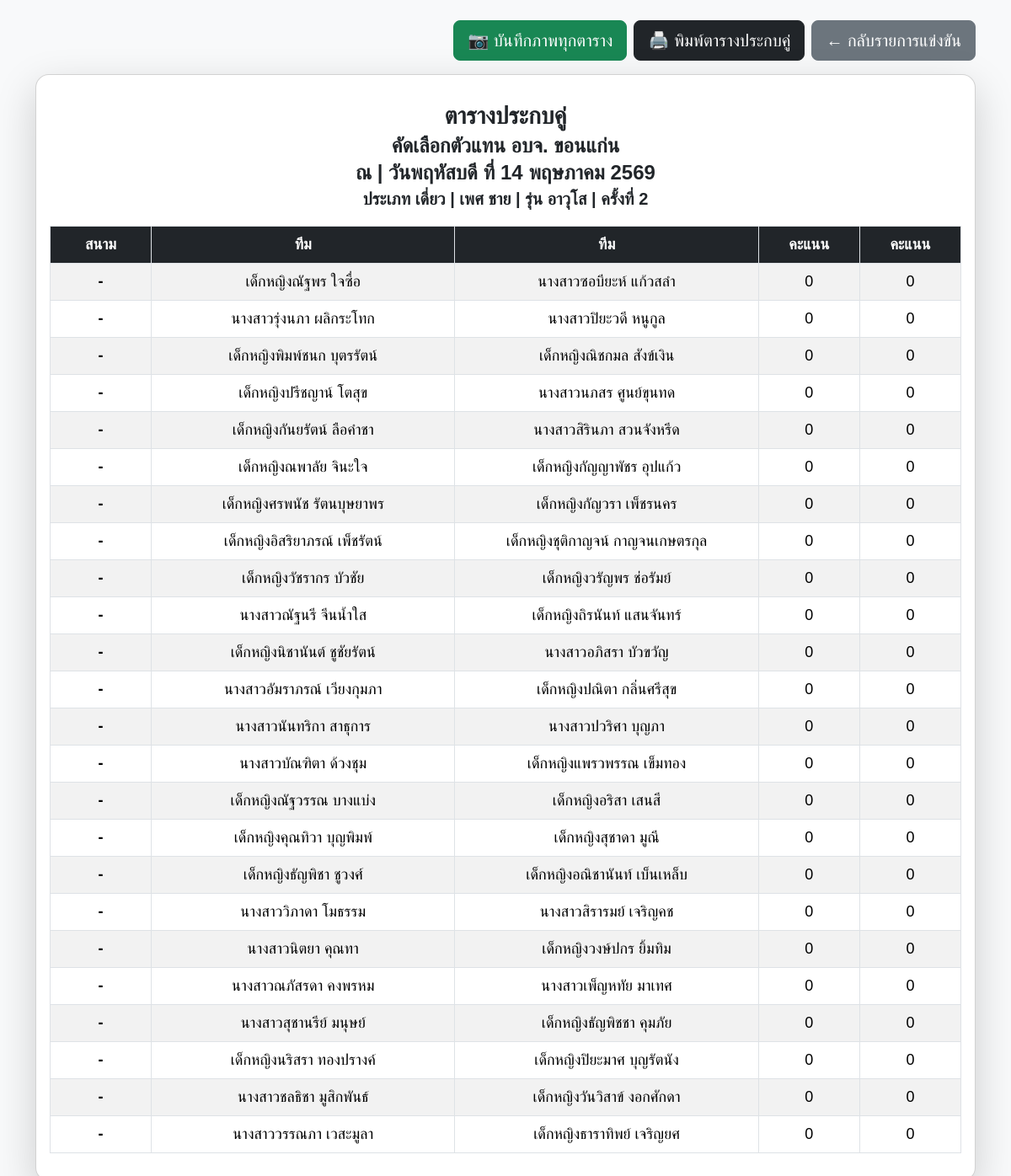
The app's page /match/event/1/match_pairs?round=2, older data.
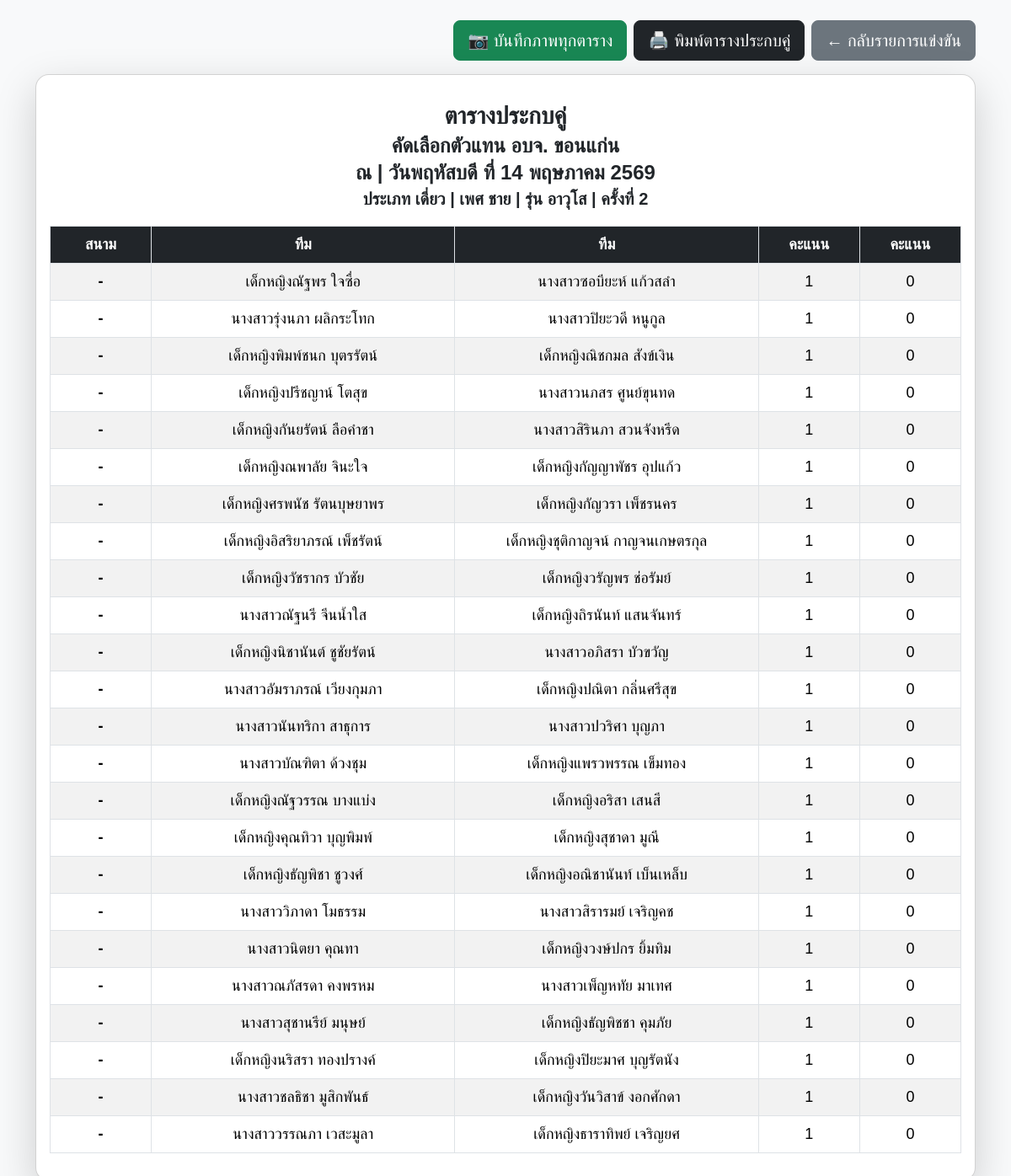
The same page, newer data.
### models.py (models this page shows)
class Event(db.Model):
    __tablename__ = "events"
    id = db.Column(db.Integer, primary_key=True)
    name = db.Column(db.String(100), nullable=False)
    location = db.Column(db.String(100))
    category = db.Column(db.String(50))
    sex = db.Column(db.String(50))
    age_group = db.Column(db.String(50))
    rounds = db.Column(db.Integer)
    current_round = db.Column(db.Integer, default=1)
    date = db.Column(db.Date, nullable=True)
    auto_field_enabled = db.Column(db.Boolean, default=False)
    field_prefix = db.Column(db.String(10), default='')  # เช่น 'A', ''
    field_start = db.Column(db.Integer, default=1)
    field_max = db.Column(db.Integer, default=16)
    field_exclude = db.Column(db.String, default='')  # เช่น '3,7,11
    logo_filename = db.Column(db.Text)  # เก็บเป็น JSON list
    created_at = db.Column(db.DateTime, server_default=text('CURRENT_TIMESTAMP'), nullable=True)
    creator_id = db.Column(db.Integer, db.ForeignKey("users.id"), nullable=False)
    teams = db.relationship("Team", backref="event", cascade="all, delete-orphan", lazy=True)
    matches = db.relationship("Match", backref="event", cascade="all, delete-orphan", lazy=True)

class Match(db.Model):
    __tablename__ = "matches"
    id = db.Column(db.Integer, primary_key=True)
    event_id = db.Column(db.Integer, db.ForeignKey("events.id"), nullable=False)
    round = db.Column(db.Integer, nullable=False)
    team1_id = db.Column(db.Integer, db.ForeignKey("teams.id"), nullable=False)
    team2_id = db.Column(db.Integer, db.ForeignKey("teams.id"), nullable=True)  # None = Bye
    team1_score = db.Column(db.Integer, default=0)
    team2_score = db.Column(db.Integer, default=0)
    pending_team1_score = db.Column(db.Integer, nullable=True)
    pending_team2_score = db.Column(db.Integer, nullable=True)
    pending_is_submitted = db.Column(db.Boolean, default=False, nullable=False)
    pending_submitted_by_id = db.Column(db.Integer, db.ForeignKey("users.id"), nullable=True)
    pending_submitted_at = db.Column(db.DateTime, nullable=True)
    team1_signature = db.Column(db.Text, nullable=True)
    team2_signature = db.Column(db.Text, nullable=True)
    scorer_signature = db.Column(db.Text, nullable=True)
    score_ends = db.Column(db.Text, nullable=True)
    scorecard_token = db.Column(db.String(80), unique=True, nullable=True, index=True)
    is_locked = db.Column(db.Boolean, default=False)
    field = db.Column(db.Integer, nullable=True)
    team1 = db.relationship("Team", foreign_keys=[team1_id], backref="matches_as_team1")
    team2 = db.relationship("Team", foreign_keys=[team2_id], backref="matches_as_team2")
    pending_submitted_by = db.relationship("User", foreign_keys=[pending_submitted_by_id])
    is_manual = db.Column(db.Boolean, default=True)  # เพื่อแยกจากการจับอัตโนมัติ

class Team(db.Model):
    __tablename__ = "teams"
    id = db.Column(db.Integer, primary_key=True)
    name = db.Column(db.String(100), nullable=False)
    event_id = db.Column(db.Integer, db.ForeignKey("events.id"), nullable=False)

### app.py (the view)
@app.route('/match/event/<int:event_id>/match_pairs')
def match_pairs(event_id):
    event = Event.query.get_or_404(event_id)
    selected_round = request.args.get('round', None, type=int)
    try:
        event.logo_list = json.loads(event.logo_filename) if event.logo_filename else []
    except Exception:
        event.logo_list = []
    if not selected_round:
        latest_match = db.session.query(Match.round)\
            .filter_by(event_id=event_id)\
            .order_by(Match.round.desc())\
            .first()
        selected_round = latest_match.round if latest_match else None
    query = Match.query.filter_by(event_id=event_id)
    if selected_round:
        query = query.filter_by(round=selected_round)
    matches = query.order_by(Match.field.asc()).all()
    teams = {team.id: team.name for team in Team.query.filter_by(event_id=event_id).all()}
    matches_by_round = defaultdict(list)
    for m in matches:
        matches_by_round[m.round].append(m)
    return render_template(
        'match_pairs.html',
        event=event,
        matches=matches,
        matches_by_round=matches_by_round,
        teams=teams,
        selected_round=selected_round
    )

### app.py (called while the page is built)
def get_current_lang():
    lang = request.args.get("lang") or session.get("lang") or "th"
    if lang not in SUPPORTED_LANGS:
        lang = "th"
    session["lang"] = lang
    return lang

@app.context_processor
def inject_i18n():
    lang = get_current_lang()
    return {
        "current_lang": lang,
        "supported_langs": SUPPORTED_LANGS,
        "text_translations": TEXT_TRANSLATIONS,
        "t": lambda key: translate(key, lang),
    }

def thai_date_full(dt):
    days = ['วันจันทร์', 'วันอังคาร', 'วันพุธ', 'วันพฤหัสบดี', 'วันศุกร์', 'วันเสาร์', 'วันอาทิตย์']
    months = ['มกราคม', 'กุมภาพันธ์', 'มีนาคม', 'เมษายน', 'พฤษภาคม', 'มิถุนายน',
              'กรกฎาคม', 'สิงหาคม', 'กันยายน', 'ตุลาคม', 'พฤศจิกายน', 'ธันวาคม']
    day_name = days[dt.weekday()]  # weekday() จันทร์=0
    day = dt.day
    month_name = months[dt.month - 1]
    year = dt.year + 543  # ปี พ.ศ.
    return f"{day_name} ที่ {day} {month_name} {year}"

### templates/match_pairs.html (shortened to what this page needs)
<!DOCTYPE html>
<html lang="th">
<head>
  <link href="https://cdn.jsdelivr.net/npm/bootstrap@5.3.2/dist/css/bootstrap.min.css" rel="stylesheet" />
</head>
<body>
  <div class="container py-4">
    <div class="d-flex justify-content-end align-items-center gap-2 mb-3 no-print flex-wrap">
  <button class="btn btn-success btn-lg" onclick="saveFullPageImage()">
    📷 บันทึกภาพทุกตาราง
  </button>
  <button class="btn btn-dark btn-lg" onclick="window.print()">
    🖨️ พิมพ์ตารางประกบคู่
  </button>
  <a href="{{ url_for('event_detail', event_id=event.id) }}" class="btn btn-secondary btn-lg">
    ← กลับรายการแข่งขัน
  </a>
</div>
    {% for round_number, matches in matches_by_round.items() %}
    <div class="card shadow-lg rounded-4 mb-0 margin-top: -0.25rem !important">
      <div class="card-body">
        <div class="table-responsive">
          <table class="table table-striped print-table align-middle">
            <thead class="text-center table-dark">
              <tr>
                <th colspan="5" class="bg-white text-dark text-center border-0 p-3">
                  <h3 class="fw-bold mb-1">ตารางประกบคู่</h3>
                  <h4 class="fw-bold mb-1">{{ event.name }}</h4>
                  <h4 class="fw-bold mb-1">ณ {{ event.location }} | {{ thai_date_full(event.date) }}</h5>
                    <h5 class="fw-bold mb-1"> ประเภท {{ event.category }} | เพศ {{ event.sex }} | รุ่น {{ event.age_group }} | ครั้งที่ {{
                      round_number }}</h5>
                </th>
              </tr>
              <tr>
                <th style="width: 10%">สนาม</th>
                <th style="width: 30%">ทีม</th>
                <th style="width: 30%">ทีม</th>
                <th style="width: 10%">คะแนน</th>
                <th style="width: 10%">คะแนน</th>
              </tr>
            </thead>
            <tbody>
              {% for match in matches %}
              <tr class="text-center">
                <td class="text-center fw-bold">{{ match.field or '-' }}</td>
                <td>{{ teams.get(match.team1_id, 'BYE') }}</td>
                <td>{{ teams.get(match.team2_id, 'BYE') }}</td>
                <td class="text-center">{{ match.team1_score if match.team1_score is not none else '-' }}</td>
                <td class="text-center">{{ match.team2_score if match.team2_score is not none else '-' }}</td>
              </tr>
              {% else %}
              <tr>
                <td colspan="5" class="text-center text-muted">ยังไม่มีข้อมูลคู่แข่งขัน</td>
              </tr>
              {% endfor %}
            </tbody>
          </table>
        </div>
      </div>
    </div>
    {% endfor %}
  </div>
</body>
</html>

### templates/match_pairs.html (style rules this page uses)
body { font-family: "Sarabun", sans-serif; background-color: #f8f9fa; font-size: 18px; }
th, td { vertical-align: middle !important; border: 1px solid #dee2e6; }
table { border-collapse: collapse; width: 100%; }
table tbody tr { border-top: 1px solid #dee2e6; border-bottom: 1px solid #dee2e6; }

Row changes from the older to the newer data that the page shows:
changed Match (number 1 of 24 on the later page): team1_score "0" → "1"
changed Match (number 2 of 24 on the later page): team1_score "0" → "1"
changed Match (number 3 of 24 on the later page): team1_score "0" → "1"
changed Match (number 4 of 24 on the later page): team1_score "0" → "1"
changed Match (number 5 of 24 on the later page): team1_score "0" → "1"
changed Match (number 6 of 24 on the later page): team1_score "0" → "1"
changed Match (number 7 of 24 on the later page): team1_score "0" → "1"
changed Match (number 8 of 24 on the later page): team1_score "0" → "1"
changed Match (number 9 of 24 on the later page): team1_score "0" → "1"
changed Match (number 10 of 24 on the later page): team1_score "0" → "1"
changed Match (number 11 of 24 on the later page): team1_score "0" → "1"
changed Match (number 12 of 24 on the later page): team1_score "0" → "1"
changed Match (number 13 of 24 on the later page): team1_score "0" → "1"
changed Match (number 14 of 24 on the later page): team1_score "0" → "1"
changed Match (number 15 of 24 on the later page): team1_score "0" → "1"
changed Match (number 16 of 24 on the later page): team1_score "0" → "1"
changed Match (number 17 of 24 on the later page): team1_score "0" → "1"
changed Match (number 18 of 24 on the later page): team1_score "0" → "1"
changed Match (number 19 of 24 on the later page): team1_score "0" → "1"
changed Match (number 20 of 24 on the later page): team1_score "0" → "1"
changed Match (number 21 of 24 on the later page): team1_score "0" → "1"
changed Match (number 22 of 24 on the later page): team1_score "0" → "1"
changed Match (number 23 of 24 on the later page): team1_score "0" → "1"
changed Match (number 24 of 24 on the later page): team1_score "0" → "1"
